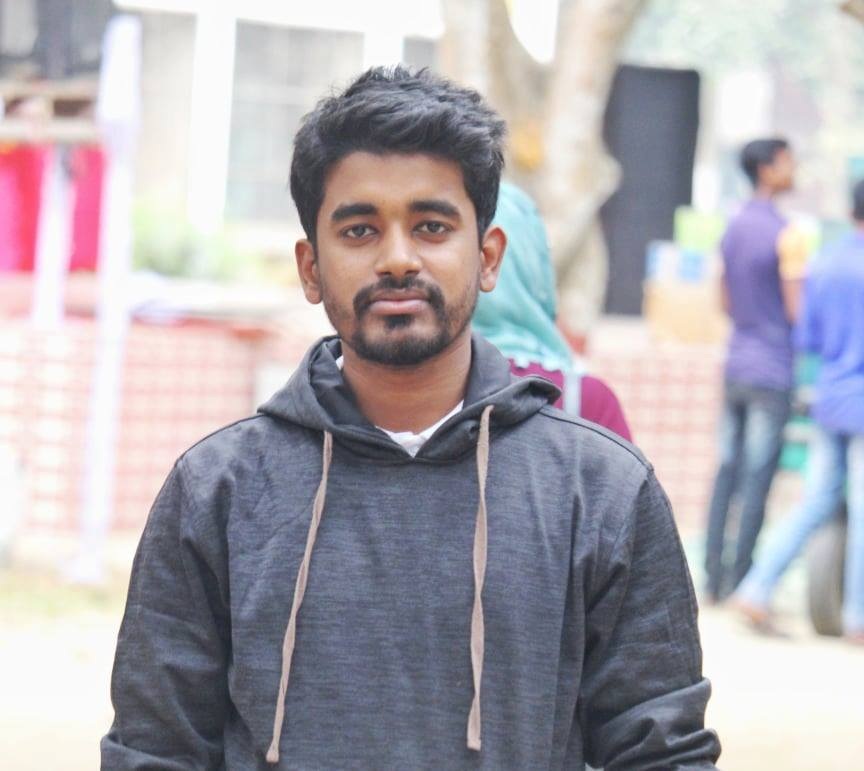
#> input picture Object_Detection/Template matching/sohan.jpg, 864 x 771 px
$ jupyter execute face_detection_practice.ipynb
#> lines starting #> are read from the running program, lines starting #| are printed output that depends on the picture
[cell 1]
import cv2
import numpy as np
import matplotlib.pyplot as plt

[cell 2]
sohan = cv2.imread('sohan.jpg')
#> sohan is the input picture: shape (771, 864, 3); mean B, G, R 176.3, 169.3, 173.3
sohan = cv2.cvtColor(sohan,cv2.COLOR_BGR2RGB)
plt.imshow(sohan)

[cell 3]
sohan_face = cv2.imread('sohan_face.jpg')
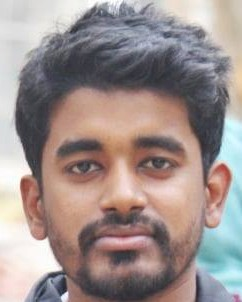
#> input picture Object_Detection/Template matching/sohan_face.jpg, 242 x 302 px
#> sohan_face is the input picture: shape (302, 242, 3); mean B, G, R 141.5, 144.1, 157.8
sohan_face = cv2.cvtColor(sohan_face,cv2.COLOR_BGR2RGB)
plt.imshow(sohan_face)

[cell 4]
method = cv2.TM_CCOEFF
res = cv2.matchTemplate(sohan,sohan_face,method)
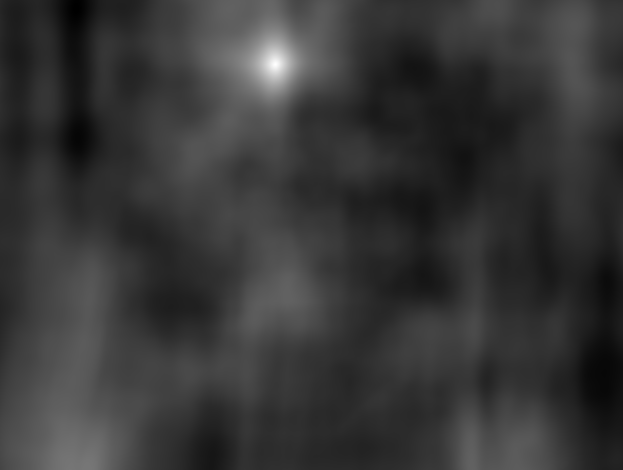
#> res: shape (470, 623) float32; min -173379584, max 719263552, mean 19906558; drawn with min black and max white

[cell 5]
plt.imshow(res)

[cell 6]
min_val,max_val,min_loc,max_loc = cv2.minMaxLoc(res)
#> min_val = -173379584; max_val = 719263552; min_loc = (76, 8); max_loc = (275, 64)

[cell 7]
topLeft = max_loc
#> topLeft = (275, 64)

[cell 8]
sohan_face.shape
height,width,channels= sohan_face.shape
#> height = 302; width = 242; channels = 3

[cell 9]
botRight = (topLeft[0]+width,topLeft[1]+height)
#> botRight = (517, 366)

[cell 10]
cv2.rectangle(sohan,topLeft,botRight,(255,0,0),5)
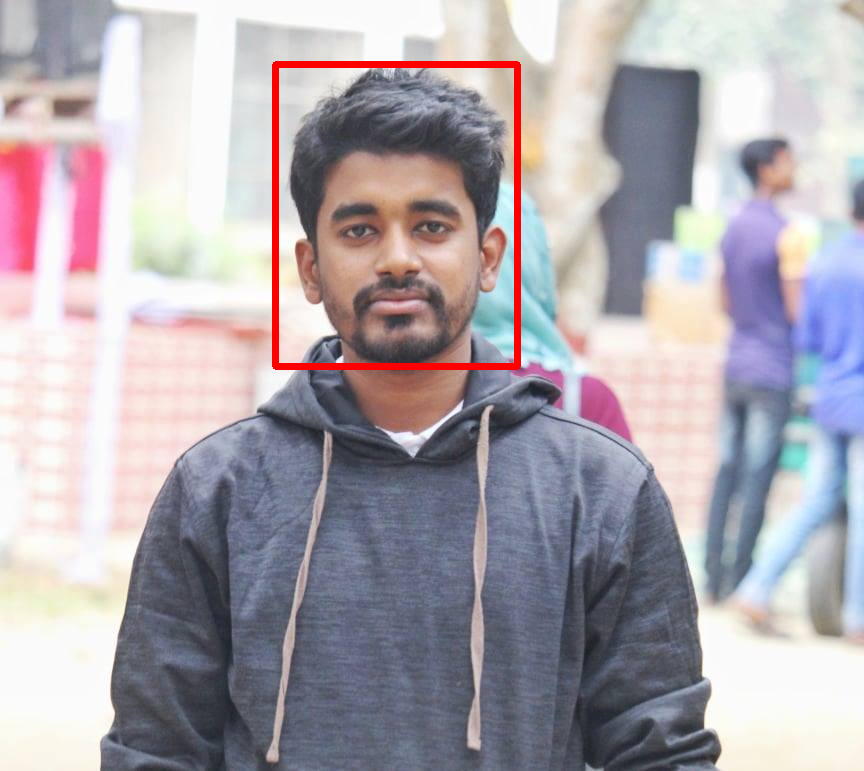
#> sohan: shape (771, 864, 3); mean R, G, B 174, 167, 174.1
